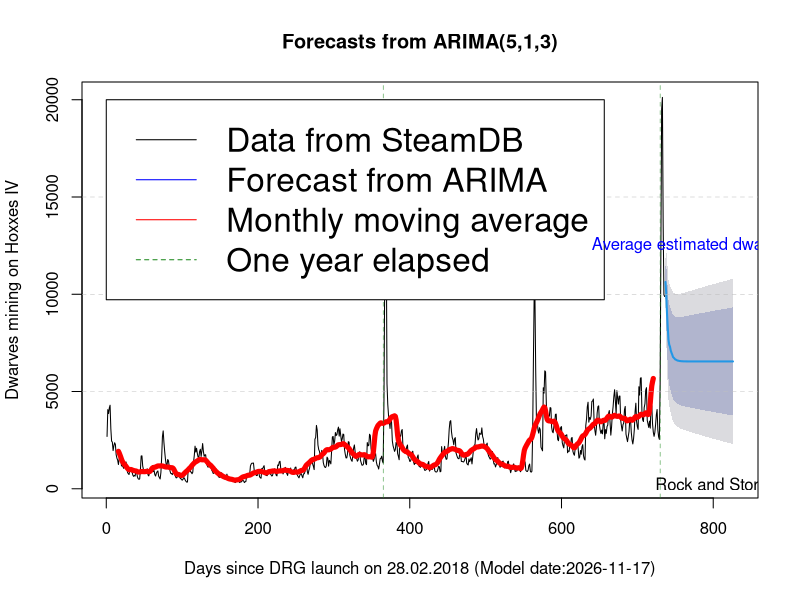

This figure's R source:
#Setup

#setwd("...")

#Import

data <- read.csv(file = "chart.csv", sep = ";", header = TRUE, col.names = c("Date", "Players"))

data_selection <- data[455:length(data[,2]),1:2]

#The 455th entry is the early access start on Steam on the 28th of February 2018.

data_selection$Date <- substr(data_selection$Date, 1, 10)

data_selection$Date <- as.Date(data_selection$Date, format = "%Y-%m-%d")

#Analysis

require(forecast)

ma <- ma(data_selection[,2], 30)

model <- auto.arima(data_selection[,2])

forecast_period <- 90

model_forecast <- round(median(forecast(model, h = forecast_period)$mean))

png(sprintf("drg_model_%4s.png", Sys.Date()), width = 1920, height = 1080)

plot(forecast(model, h = forecast_period), ylab = "Dwarves mining on Hoxxes IV", xlab = sprintf("Days since DRG launch on 28.02.2018 (Model date:%4s)", Sys.Date()), lwd = 1)
lines(ma, col = "red", lwd = 5)
abline(v = c(365,365*2), col = "forestgreen", lty = 2, lwd = 0.5)
abline(h = c(5000, 10000, 15000), col = "grey", lty = 2, lwd = 0.5)
legend(0, 20000, legend=c("Data from SteamDB", "Forecast from ARIMA", "Monthly moving average", "One year elapsed"), col=c("black", "blue", "red", "forestgreen"), lty=c(1, 1, 1, 2), cex=2)
text(800, 250, "Rock and Stone", cex=1)
text(800, 12500, sprintf("Average estimated dwarves:%d", model_forecast), col = "blue", cex=1)

dev.off()
